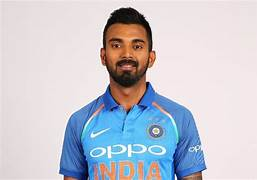
#> input picture Basic_Codes/rahul.jpeg, 257 x 180 px
$ python 7.put_text.py
#> lines starting #> are read from the running program, lines starting #| are printed output that depends on the picture; after the words box and inside, x2 and y2 are one past the last pixel; in counts of white or black regions, pixels touching at a corner belong together

import numpy as np
import cv2
font = cv2.FONT_HERSHEY_SIMPLEX
#Create a black image.
img = cv2.imread(r"rahul.jpeg", 1)
#> img is the input picture: shape (180, 257, 3); mean B, G, R 207.3, 197.8, 196.9
cv2.putText(img, 'Rahul', (20,45), font, 2, (0,200,140),5)
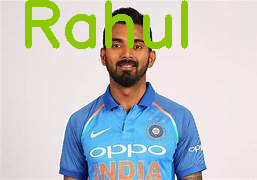
#> img: shape (180, 257, 3); 6.64% of pixels changed, all inside (x1, y1, x2, y2) = (25, 0, 188, 49)

#Display the image
cv2.imshow("image", img)
cv2.waitKey(0)

$ run again, with Basic_Codes/tree.jpeg copied over Basic_Codes/rahul.jpeg
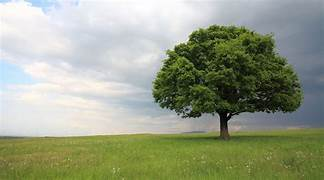
#> input picture Basic_Codes/tree.jpeg, 324 x 180 px
#> img is the input picture: shape (180, 324, 3); mean B, G, R 135.8, 158.9, 151.5
#> `cv2.putText(img, 'Rahul', (20,45), font, 2, (0,200,140),5)`:
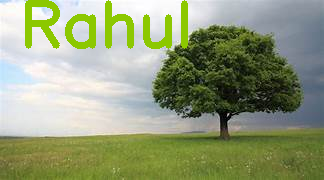
#> img: shape (180, 324, 3); 5.27% of pixels changed, all inside (x1, y1, x2, y2) = (25, 0, 188, 49)
